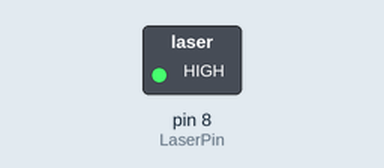
A sketch run on a simulated Arduino Uno, built with avr-gcc and run on an emulated ATmega328P. Shown: switched loads named in the sketch (green lamp = pin HIGH). Dashed ring = blinking.

Above: at 0.5 s.
Timing chart, 0 to 4.6 s (numbered marks = the images above):
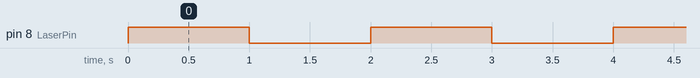

The sketch:

LASER_BLINK.ino
```cpp
#define LaserPin 8


void setup ()
{
   pinMode (LaserPin, OUTPUT);
}
void loop () {
   digitalWrite (LaserPin, HIGH);
   delay (1000);
   digitalWrite (LaserPin, LOW);
   delay (1000);
}
```

Measured:
- by itself, pin 8 (LaserPin): alternates HIGH for 1.0 s and LOW for 1.0 s
